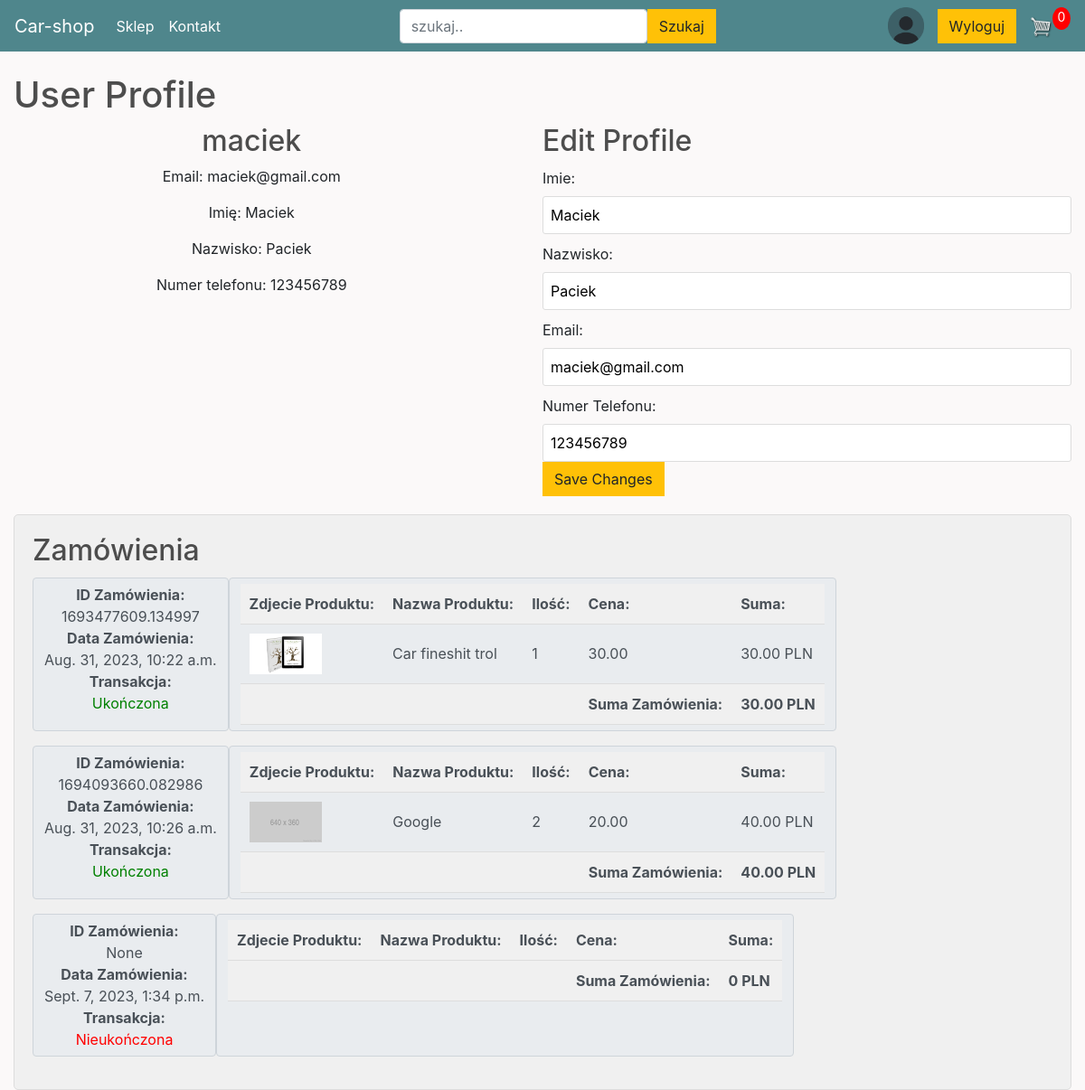
Screenshot of /profile/ (signed in) with the database file from the repository.
### store/models.py (models this page shows, shortened)
class Order(models.Model):
    customer = models.ForeignKey(Customer, on_delete=models.SET_NULL, blank=True, null=True)
    date_ordered = models.DateTimeField(auto_now_add=True)
    complete = models.BooleanField(default=False, null=True, blank=False)
    transaction_id = models.CharField(max_length=200, null=True)
    @property
    def get_cart_total(self):
        orderitems = self.orderitem_set.all()
        cart_total = sum([item.get_total for item in orderitems])
        return cart_total
    def get_cart_items(self):
        orderitems = self.orderitem_set.all()
        cart_items = sum([item.quantity for item in orderitems])
        return cart_items

class Customer(models.Model):
    user = models.OneToOneField(User, null=True, on_delete=models.CASCADE, blank=True)
    name = models.CharField(max_length=200, null=True, default=user.name)
    email = models.EmailField(max_length=200, null=True)
    phone_number = models.CharField(max_length=13, null=True, blank=True)

class OrderItem(models.Model):
    product = models.ForeignKey(Product, on_delete=models.SET_NULL, blank=True, null=True)
    order = models.ForeignKey(Order, on_delete=models.SET_NULL, blank=True, null=True)
    quantity = models.IntegerField(default=0, null=True, blank=True)
    date_added = models.DateTimeField(auto_now_add=True)
    @property
    def get_total(self):
        total = self.product.price * self.quantity
        return total

class Product(models.Model):
    name = models.CharField(max_length=200, null=True)
    price = models.DecimalField(max_digits=7, decimal_places=2)
    description = models.TextField(null=True, blank=True)
    image = models.ImageField(null=True, blank=True)
    max_quantity = models.IntegerField(null=True, blank=True, default=1)
    category = models.ForeignKey(Category, on_delete=models.SET_NULL, blank=True, null=True)
    subcategory = models.ForeignKey(Subcategory, on_delete=models.SET_NULL, blank=True, null=True)
    ACTION_CHOICES = (
        ('change', 'Change'),
        ('add', 'Add'),
        ('delete', 'Delete'),
        ('no_action', 'No Action'),
    )
    allegro_action = models.CharField(
        max_length=10,
        choices=ACTION_CHOICES,
        default='no_action',  # Domyślna wartość to 'no_action'
    )
    allegro_offer_id = models.CharField(
        max_length=20,
        default='not added',
    )
    olx_action = models.CharField(
        max_length=10,
        choices=ACTION_CHOICES,
        default='no_action',  # Domyślna wartość to 'no_action'
    )
    olx_offer_id = models.CharField(
        max_length=10,
        default='not added',
    )
    @property
    def imageURL(self):
        try:
            url = self.image.url
        except:
            url = '/images/placeholder.png'
        return url

### store/views.py (the view, shortened to what this page needs)
# urls.py: path('profile/', views.profile, name='profile'),
def profile(request):
    Data = cartData(request)
    cartItems = Data['cartItems']
    user = request.user
    if user.is_superuser:
            return redirect('Auth_site')
    try:
        customer = Customer.objects.get(user=user)
        orders = Order.objects.filter(customer=customer)
    except:
        customer = Customer.objects.get(user=user)
        orders = []
    context = {'orders': orders, 'user': user, 'cartItems': cartItems, 'customer': customer}
    respond = render(request, 'store/profile.html', context)
    return respond

### store/templates/store/profile.html (shortened to what this page needs)
{% extends 'store/main.html' %}
{% load static%}
{% block content %}
    <header>
        <h1>User Profile</h1>
    </header>
    <main>
        <section class="profile">
            <h2>{{ user.username }}</h2>
            <p>Email: {{ user.email }}</p>
            <p>Imię: {{ user.first_name }}</p>
            <p>Nazwisko: {{ user.last_name }}</p>
            <p>Numer telefonu: {{ customer.phone_number }}</p>
        </section>
         <section class="edit-profile">
            <h2>Edit Profile</h2>
            <form method="post" enctype="multipart/form-data">
                <label for="first-name">Imie:</label>
                <input type="text" name="first_name" id="first-name" value="{{ user.first_name }}">
                <label for="last-name">Nazwisko:</label>
                <input type="text" name="last_name" id="last-name" value="{{ user.last_name }}">
                <label for="email">Email:</label>
                <input type="text" name="email" id="email" value="{{ user.email }}">
                <label for="email">Numer Telefonu:</label>
                <input type="text" name="phone_number" id="phone_number" value="{{ customer.phone_number }}">
                <button class="btn btn-warning" action="{% url 'profile' %}" type="submit">Save Changes</button>
            </form>
        </section>
    </main>
    <section class="orders">
        <h2>Zamówienia</h2>
        {% for order in orders %}
            <div class="input-group mb-3">
                 <div class="input-group-text" style="flex-direction:column">
                     <strong>ID Zamówienia:</strong> {{order.transaction_id}}
                     <strong>Data Zamówienia:</strong> {{order.date_ordered}}
                     <strong>Transakcja:</strong>
                     {% if order.complete == True %}
                        <a style="color:green">Ukończona</a>
                     {% else %}
                        <a style="color:red">Nieukończona</a>
                     {% endif %}
                </div>
                <div class="input-group-text" style="flex-direction:column">
                     <table>
            <thead>
                <tr>
                    <th>Zdjecie Produktu:</th>
                    <th>Nazwa Produktu:</th>
                    <th>Ilość:</th>
                    <th>Cena:</th>
                    <th>Suma:</th>
                </tr>
            </thead>
            <tbody>
                {% for orderitem in order.orderitem_set.all %}
                    <tr>
                        <td><img style="width:80px" src="{{orderitem.product.imageURL}}"></td>
                        <td>{{ orderitem.product.name }}</td>
                        <td>{{ orderitem.quantity }}</td>
                        <td>{{ orderitem.product.price }}</td>
                        <td>{{orderitem.get_total}} PLN</td>
                    </tr>
                {% endfor %}
                <tr>
                    <th></th>
                    <th></th>
                    <th></th>
                    <th>Suma Zamówienia:</th>
                    <th>{{order.get_cart_total}} PLN</th>
                </tr>
            </tbody>
        </table>
                </div>
            </div>
        {% endfor %}
    </section>
{% endblock content %}

### store/templates/store/main.html (shortened to what this page needs)
<!DOCTYPE html>
{% load static %}
<html>
<head>
	<link rel="stylesheet" href="https://stackpath.bootstrapcdn.com/bootstrap/4.4.1/css/bootstrap.min.css"
>
	<link rel="stylesheet" type="text/css" href="{% static 'css/main.css' %}">
</head>
<body>
	<nav class="navbar navbar-expand-lg navbar-dark bg-dark">
		<a class="navbar-brand" href="{% url 'store' %}">Car-shop</a>
		<div class="collapse navbar-collapse" id="navbarSupportedContent">
			<ul class="navbar-nav mr-auto">
			  <li class="nav-item active">
				  <a class="nav-link" href="{% url 'store' %}">Sklep <span class="sr-only">(current)</span></a>
			  </li>
				<li class="nav-item active">
				  <a class="nav-link" href="{% url 'contact' %}">Kontakt <span class="sr-only">(current)</span></a>
			  </li>
		  	</ul>
			<ul class="navbar-nav mr-auto">
			  <li class="nav-item active">
				  <form method="GET" class="d-flex" action="{% url 'search' %}">
					  <input id="search-input" class="form-control me-1" placeholder="szukaj.." aria-label="Search" name="search" value="{{ request.GET.search }}">
					  <button class="btn btn-warning" type="submit">Szukaj</button>
				  </form>
			  </li>
	    	</ul>
			<div class="form-inline my-2 my-lg-0">
				<a href="{% url 'profile' %}" id="user-profile-Button" class="hidden">
					<img  style="width:40px; margin-right:15px" src="{% static 'images/profile-icon.png' %}">
				</a>
				<a href="/accounts/login" class="btn btn-warning" id="login_out_Button">Zaloguj</a>
				<a href="{% url 'cart' %}">
					<img  id="cart-icon" src="{% static 'images/cart.png' %}">
				</a>
				<p id="cart-total">{{cartItems}}</p>
			</div>
		</div>
	</nav>
     <div class="container-fluid">
            <br>
            {% block content %}
            {% endblock content %}
	 </div>
</body>
</html>

### static/css/main.css (style rules this page uses)
body { background-color: hsl(0, 20%, 98%); }
h1,h2,h3,h4,h5,h6 { color:hsl(0, 0%, 30%); }
.bg-dark { background-color: #4f868c!important; }
#cart-icon { width:25px; display: inline-block; margin-left: 15px; }
#cart-total { display: block; text-align: center; color:#fff; background-color: red; width: 20px; height: 25px; border-radius: 50%; font-size: 14px; }
.btn { border-radius: 0; }
main { display: flex; justify-content: space-between; align-items: flex-start; }
.profile { flex-basis: 45%; text-align: center; }
.edit-profile { flex-basis: 50%; }
.orders { width: 100%; padding: 20px; margin-top: 20px; background-color: #f0f0f0; border: 1px solid #ddd; border-radius: 5px; }
.orders h2 { margin-bottom: 10px; }
table { width: 100%; border-collapse: collapse; }
th, td { padding: 10px; text-align: left; border-bottom: 1px solid #ddd; }
th { background-color: #f0f0f0; }
form label { display: block; margin-top: 10px; }
form input { width: 100%; padding: 8px; border: 1px solid #ddd; border-radius: 3px; }

### rows the page displays
Order: id "0", transaction_id "None", date_ordered "Sept. 7, 2023, 1:34 p.m.", complete "Nieukończona", get_cart_total "0"
Customer: phone_number "123456789"
Order: transaction_id "1693477609.134997", date_ordered "Aug. 31, 2023, 10:22 a.m.", complete "Ukończona", get_cart_total "30.00"
OrderItem: product.imageURL (picture), product.name "Car fineshit trol", quantity "1", product.price "30.00", get_total "30.00"
Order: transaction_id "1694093660.082986", date_ordered "Aug. 31, 2023, 10:26 a.m.", complete "Ukończona", get_cart_total "40.00"
OrderItem: shows a picture, product.name "Google", quantity "2", product.price "20.00", get_total "40.00"

### other values shown
{{ user.username }} "maciek"
{{ user.email }} "maciek@gmail.com"
{{ user.first_name }} "Maciek"
{{ user.last_name }} "Paciek"
